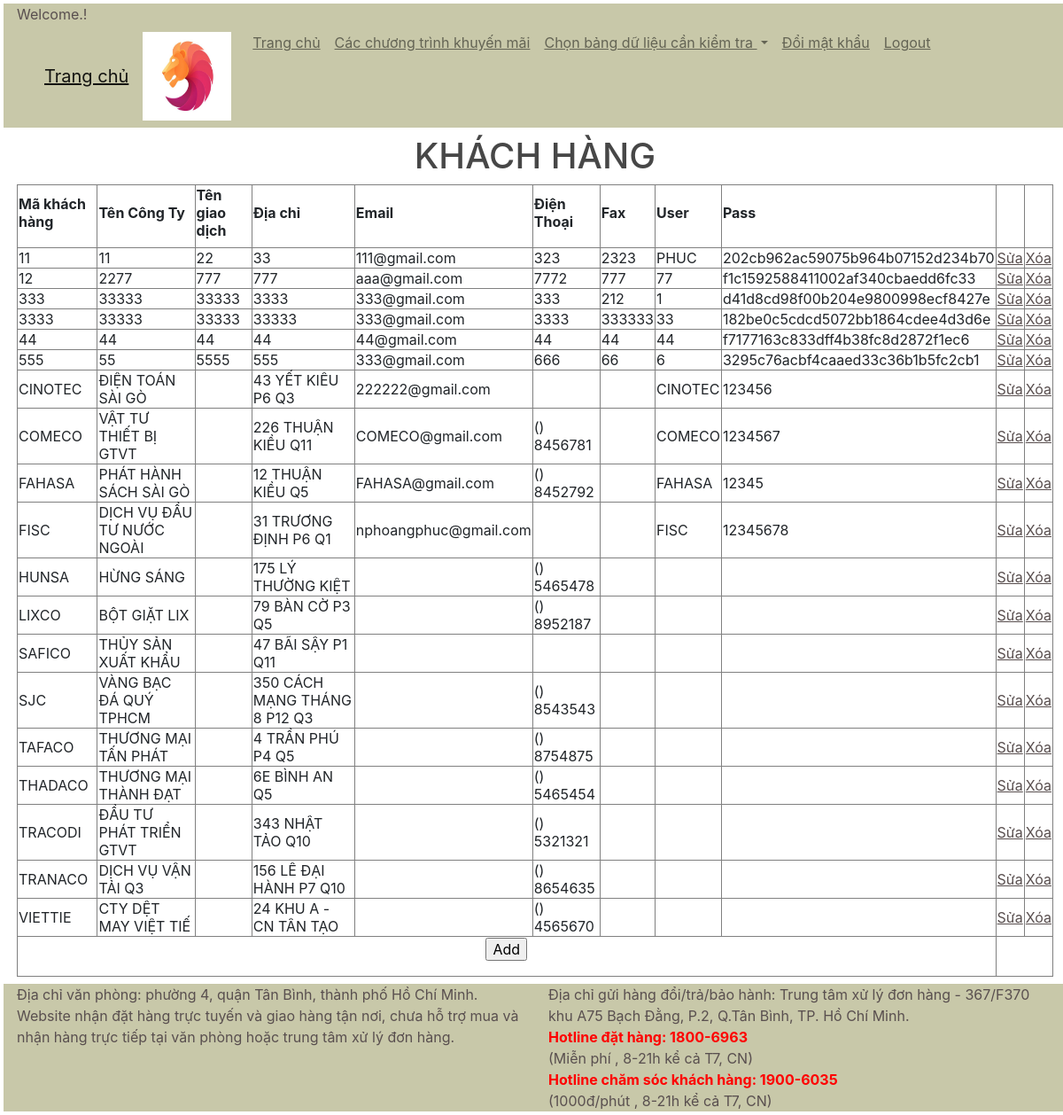
Page /admin/khachhang_db.php on the committed database.
### tables this page shows
CREATE TABLE IF NOT EXISTS `khachhang` (
  `MAKHACHHANG` varchar(10) NOT NULL,
  `TENCONGTY` varchar(35) DEFAULT NULL,
  `TENGIAODICH` varchar(10) DEFAULT NULL,
  `DIACHI` varchar(50) DEFAULT NULL,
  `EMAIL` varchar(30) DEFAULT NULL,
  `DIENTHOAI` varchar(12) DEFAULT NULL,
  `FAX` varchar(12) DEFAULT NULL,
  `USER` varchar(100) NOT NULL,
  `PASS` varchar(100) NOT NULL,
  PRIMARY KEY (`MAKHACHHANG`)
);

### admin/khachhang_db.php (the view, shortened to what this page needs)
<head>
	<link rel="stylesheet" href="../css/bootstrap.min.css">
	<link rel="stylesheet" href="../css/style.css">
</head>
<body>
	<div class="container-fluid">
		<div class="row">
			<div class="col-sm-12 m-1 divhead">
				<?php
				include 'Menu-admin.php';
				?>
			</div>
		</div>
		<div class="row">
			<div class="col-sm-12 m-1 divbody">
				<table border="1" align="center">
					<tr><h1>KHÁCH HÀNG</h1></tr>
					<th>
						<label>Mã khách hàng</label>
					</th>
					<th>
						<label>Tên Công Ty</label>
					</th>
					<th>
						<label>Tên giao dịch</label>
					</th>
					<th>
						<label>Địa chỉ</label>
					</th>
					<th>
						<label>Email</label>
					</th>
					<th>
						<label>Điện Thoại</label>
					</th>
					<th>
						<label>Fax</label>
					</th>
					<th>
						<label>User</label>
					</th>
					<th>
						<label>Pass</label>
					</th>
					<th></th>
					<th></th>
					<?php
						$select=mysqli_query($db,"SELECT * from khachhang");
						while($row=mysqli_fetch_array($select))
						{
							echo "<tr>";
								echo '<td>'.$row['MAKHACHHANG'].'</td>';
								echo '<td>'.$row['TENCONGTY'].'</td>';
								echo '<td>'.$row['TENGIAODICH'].'</td>';
								echo '<td>'.$row['DIACHI'].'</td>';
								echo '<td>'.$row['EMAIL'].'</td>';
								echo '<td>'.$row['DIENTHOAI'].'</td>';
								echo '<td>'.$row['FAX'].'</td>';
								echo '<td>'.$row['USER'].'</td>';
								echo '<td>'.$row['PASS'].'</td>';
								echo "<td><a href='./khachhang_update.php?id=".$row['MAKHACHHANG']."'> Sửa</a></td>";
								echo "<td><a href='./khachhang_delete.php?id=".$row['MAKHACHHANG']."'> Xóa</a></td>";
							echo "</tr>";
						}
					?>
					<tr>
						<td colspan=9 align="center">
							<form action="khachhang_insert.php" method="post" class="form">
								<input type="submit" name="Add" value="Add">
							</form>
						</td>
					</tr>
				</table>
			</div>
		</div>
		<div class="row">
			<div class="col-sm-12 m-1 sticky-bottom divfooter">
				<?php
				include 'footer-admin.php';
				?>
	</div>
</body>
</body>

### CSS/style.css (style rules this page uses)
.divhead { background-color: #C8C8A9; color: #594F4F; }
a:link, a:visited { color: #594F4F; padding: 0px; text-align: center; text-decoration: underline; display: inline-block; }
.divbody { color: #474747; text-align: center; margin: auto; min-height:500px; }
.divfooter { background-color: #C8C8A9; color: #594F4F; }
body { background-color: #F9F9F9; font-family: Georgia, "Times New Roman", Times, serif; }

### rows in the picture
khachhang: MAKHACHHANG "11", TENCONGTY "11", TENGIAODICH "22", DIACHI "33", EMAIL "111@gmail.com", DIENTHOAI "323", FAX "2323", USER "PHUC", PASS "202cb962ac59075b964b07152d234b70"
khachhang: MAKHACHHANG "12", TENCONGTY "2277", TENGIAODICH "777", DIACHI "777", EMAIL "aaa@gmail.com", DIENTHOAI "7772", FAX "777", USER "77", PASS "f1c1592588411002af340cbaedd6fc33"
khachhang: MAKHACHHANG "333", TENCONGTY "33333", TENGIAODICH "33333", DIACHI "3333", EMAIL "333@gmail.com", DIENTHOAI "333", FAX "212", USER "1", PASS "d41d8cd98f00b204e9800998ecf8427e"
khachhang: MAKHACHHANG "3333", TENCONGTY "33333", TENGIAODICH "33333", DIACHI "33333", EMAIL "333@gmail.com", DIENTHOAI "3333", FAX "333333", USER "33", PASS "182be0c5cdcd5072bb1864cdee4d3d6e"
khachhang: MAKHACHHANG "44", TENCONGTY "44", TENGIAODICH "44", DIACHI "44", EMAIL "44@gmail.com", DIENTHOAI "44", FAX "44", USER "44", PASS "f7177163c833dff4b38fc8d2872f1ec6"
khachhang: MAKHACHHANG "555", TENCONGTY "55", TENGIAODICH "5555", DIACHI "555", EMAIL "333@gmail.com", DIENTHOAI "666", FAX "66", USER "6", PASS "3295c76acbf4caaed33c36b1b5fc2cb1"
khachhang: MAKHACHHANG "CINOTEC", TENCONGTY "ĐIỆN TOÁN SÀI GÒ", DIACHI "43 YẾT KIÊU P6 Q3", EMAIL "222222@gmail.com", USER "CINOTEC", PASS "123456"
khachhang: MAKHACHHANG "COMECO", TENCONGTY "VẬT TƯ THIẾT BỊ GTVT", DIACHI "226 THUẬN KIỀU Q11", EMAIL "COMECO@gmail.com", DIENTHOAI "() 8456781", USER "COMECO", PASS "1234567"
khachhang: MAKHACHHANG "FAHASA", TENCONGTY "PHÁT HÀNH SÁCH SÀI GÒ", DIACHI "12 THUẬN KIỀU Q5", EMAIL "FAHASA@gmail.com", DIENTHOAI "() 8452792", USER "FAHASA", PASS "12345"
khachhang: MAKHACHHANG "FISC", TENCONGTY "DỊCH VỤ ĐẦU TƯ NƯỚC NGOÀI", DIACHI "31 TRƯƠNG ĐỊNH P6 Q1", EMAIL "nphoangphuc@gmail.com", USER "FISC", PASS "12345678"
khachhang: MAKHACHHANG "HUNSA", TENCONGTY "HỪNG SÁNG", DIACHI "175 LÝ THƯỜNG KIỆT", DIENTHOAI "() 5465478"
khachhang: MAKHACHHANG "LIXCO", TENCONGTY "BỘT GIẶT LIX", DIACHI "79 BÀN CỜ P3 Q5", DIENTHOAI "() 8952187"
khachhang: MAKHACHHANG "SAFICO", TENCONGTY "THỦY SẢN XUẤT KHẨU", DIACHI "47 BÃI SẬY P1 Q11"
khachhang: MAKHACHHANG "SJC", TENCONGTY "VÀNG BẠC ĐÁ QUÝ TPHCM", DIACHI "350 CÁCH MẠNG THÁNG 8 P12 Q3", DIENTHOAI "() 8543543"
khachhang: MAKHACHHANG "TAFACO", TENCONGTY "THƯƠNG MẠI TẤN PHÁT", DIACHI "4 TRẦN PHÚ P4 Q5", DIENTHOAI "() 8754875"
khachhang: MAKHACHHANG "THADACO", TENCONGTY "THƯƠNG MẠI THÀNH ĐẠT", DIACHI "6E BÌNH AN Q5", DIENTHOAI "() 5465454"
khachhang: MAKHACHHANG "TRACODI", TENCONGTY "ĐẦU TƯ PHÁT TRIỂN GTVT", DIACHI "343 NHẬT TẢO Q10", DIENTHOAI "() 5321321"
khachhang: MAKHACHHANG "TRANACO", TENCONGTY "DỊCH VỤ VẬN TẢI Q3", DIACHI "156 LÊ ĐẠI HÀNH P7 Q10", DIENTHOAI "() 8654635"
khachhang: MAKHACHHANG "VIETTIE", TENCONGTY "CTY DỆT MAY VIỆT TIẾ", DIACHI "24 KHU A - CN TÂN TẠO", DIENTHOAI "() 4565670"
